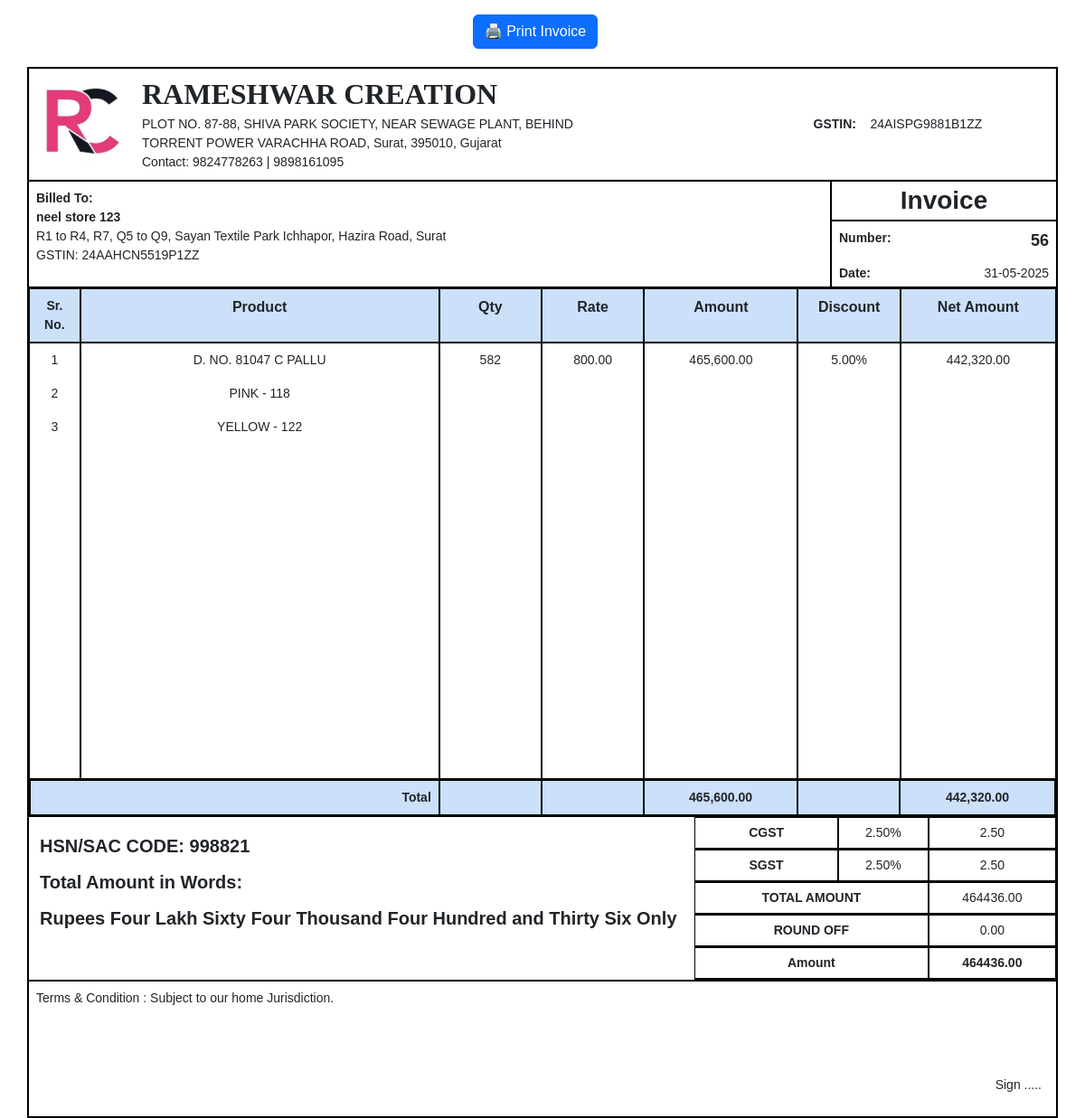
Page /new_final.php?invoice_id=24 on the committed database.
### tables this page shows
CREATE TABLE `invoice` (
  `invoice_id` int(11) NOT NULL,
  `invoice_no` varchar(50) NOT NULL,
  `invoice_date` date DEFAULT NULL,
  `customer_id` int(11) DEFAULT NULL,
  `sale_type` enum('State','Interstate') DEFAULT NULL,
  `hsn_code` varchar(20) DEFAULT NULL,
  `cgst` decimal(10,2) DEFAULT NULL,
  `sgst` decimal(10,2) DEFAULT NULL,
  `igst` decimal(10,2) DEFAULT NULL,
  `total_amount` decimal(10,2) DEFAULT NULL,
  `round_off` decimal(10,2) DEFAULT NULL,
  `final_amount` decimal(10,2) DEFAULT NULL,
  `amount_in_words` text DEFAULT NULL,
  `cgst_rate` decimal(5,2) DEFAULT 0.00,
  `sgst_rate` decimal(5,2) DEFAULT 0.00,
  `igst_rate` decimal(5,2) DEFAULT 0.00
);

CREATE TABLE `customer` (
  `Customer_ID` int(11) NOT NULL,
  `Customer_name` varchar(100) NOT NULL,
  `Customer_address` text DEFAULT NULL,
  `GST_in` varchar(20) DEFAULT NULL
);

CREATE TABLE `invoice_items` (
  `item_id` int(11) NOT NULL,
  `invoice_id` int(11) DEFAULT NULL,
  `product_name` varchar(100) DEFAULT NULL,
  `qty` varchar(50) DEFAULT NULL,
  `rate` decimal(10,2) DEFAULT NULL,
  `amount` decimal(10,2) DEFAULT NULL,
  `discount` decimal(5,2) DEFAULT NULL,
  `net_amount` decimal(10,2) DEFAULT NULL
);

### new_final.php (the view, shortened to what this page needs)
<?php
$conn = new mysqli("localhost", "root", "", "rameshwar");
$invoice_id = isset($_GET['invoice_id']) ? intval($_GET['invoice_id']) : 0;
$invoice_sql = "SELECT i.*, c.Customer_name, c.Customer_address, c.GST_in
                FROM invoice i
                JOIN customer c ON i.customer_id = c.Customer_ID
                WHERE i.invoice_id = $invoice_id";
$invoice_result = $conn->query($invoice_sql);
$invoice = $invoice_result->fetch_assoc();
$items_sql = "SELECT * FROM invoice_items WHERE invoice_id = $invoice_id";
$items_result = $conn->query($items_sql);
$items = [];
while ($row = $items_result->fetch_assoc()) {
  $items[] = $row;
}
?>
    <!DOCTYPE html>
    <html lang="en">
    <head>
    <link href="https://cdn.jsdelivr.net/npm/bootstrap@5.3.2/dist/css/bootstrap.min.css" rel="stylesheet">
    </head>
    <body>
        <div class="text-center my-3 me-3 no-print">
  <button class="btn btn-primary" onclick="window.print()">🖨️ Print Invoice</button>
</div>
    <div class="container invoice-box p-0" >
        <div class="row g-0 border align-items-center">
            <div class="col-md-9 p-2 d-flex">
                <div>
                    <img src="image.jpeg" alt="Logo" class="company-logo" style="max-width: 100px; height: auto;">
                </div>
            <div class="ps-3">
                <h2 class="mb-1 fw-bold" style="font-family: 'Times New Roman'">RAMESHWAR CREATION</h2>
                <div>PLOT NO. 87-88, SHIVA PARK SOCIETY, NEAR SEWAGE PLANT, BEHIND</div>
                <div>TORRENT POWER VARACHHA ROAD, Surat, 395010, Gujarat</div>
                <div>Contact: 9824778263 | 9898161095</div>
            </div>
        </div>
        <div class="col-md-3 p-2">
            <div class="d-flex px-2 pt-2 mb-2">
                <div class="text-center"><strong>GSTIN:</strong>&nbsp;&nbsp;&nbsp; 24AISPG9881B1ZZ</div>
            </div>
        </div>
    </div>
<div class="d-flex justify-content-between align-items-start border-top border-black border-2">
  <div class="p-2">
    <div class="fw-bold">Billed To:</div>
    <div><strong><?= $invoice['Customer_name'] ?></strong></div>
    <?= nl2br($invoice['Customer_address']) ?><br>
    GSTIN: <?= $invoice['GST_in'] ?>
  </div>
  <div class="text-center border-start border-black border-2 p-0" style="min-width: 250px;">
    <div class="fw-bold border-bottom border-black border-2" style="font-size: 28px;">Invoice</div>
    <div class="d-flex justify-content-between px-2 pt-2 mb-1">
      <div class="fw-bold">Number:</div>
      <div class="fw-bold text-center" style="font-size:18px;"><?= $invoice['invoice_no'] ?></div>
    </div>
    <div class="d-flex justify-content-between px-2 pt-2 mb-1">
      <div class="fw-bold">Date:</div>
      <div><?= date('d-m-Y', strtotime($invoice['invoice_date'])) ?></div>
    </div>
  </div>
</div>
    <div class="invoice-grid" >
        <div class="invoice-row header-row border-top border-black border-2">
        <div class="invoice-cell border-2" style="width: 5%;">Sr. No.</div>
        <div class="invoice-cell border-2 fs-6" style="width: 35%;">Product</div>
        <div class="invoice-cell border-2 fs-6" style="width: 10%;">Qty</div>
        <div class="invoice-cell border-2 fs-6" style="width: 10%;">Rate</div>
        <div class="invoice-cell border-2 fs-6" style="width: 15%;">Amount</div>
        <div class="invoice-cell border-2 fs-6" style="width: 10%;">Discount</div>
        <div class="invoice-cell border-2 fs-6" style="width: 15%;">Net Amount</div>
        </div>
        <div class="invoice-container border-2" style="overflow: visible;">
    <?php foreach ($items as $i => $item): ?>
        <div class="invoice-row " style="display: flex; width: 100%;">
            <div class="invoice-cell border-2" style="width: 5%;"><?= $i + 1 ?></div>
            <div class="invoice-cell border-2" style="width: 35%;"><?= !empty($item['product_name']) ? $item['product_name'] : '' ?></div>
            <div class="invoice-cell border-2" style="width: 10%;"><?= $item['qty'] != 0 ? $item['qty'] : '' ?></div>
            <div class="invoice-cell border-2" style="width: 10%;"><?= $item['rate'] != 0 ? number_format($item['rate'], 2) : '' ?></div>
            <div class="invoice-cell border-2" style="width: 15%;"><?= $item['amount'] != 0 ? number_format($item['amount'], 2) : '' ?></div>
            <div class="invoice-cell border-2" style="width: 10%;"><?= $item['discount'] != 0 ? $item['discount'] . '%' : '' ?></div>
            <div class="invoice-cell border-2" style="width: 15%;"><?= $item['net_amount'] != 0 ? number_format($item['net_amount'], 2) : '' ?></div>
        </div>
    <?php endforeach; ?>
    <?php
    $filled = count($items);
    $max_rows = 13;
    $remaining = $max_rows - $filled;
    for ($j = 0; $j < $remaining; $j++):
  ?>
    <div class="invoice-row" style="display: flex; width: 100%;">
      <div class="invoice-cell border-2" style="width: 5%;">&nbsp;</div>
      <div class="invoice-cell border-2" style="width: 35%;">&nbsp;</div>
      <div class="invoice-cell border-2" style="width: 10%;">&nbsp;</div>
      <div class="invoice-cell border-2" style="width: 10%;">&nbsp;</div>
      <div class="invoice-cell border-2" style="width: 15%;">&nbsp;</div>
      <div class="invoice-cell border-2" style="width: 10%;">&nbsp;</div>
      <div class="invoice-cell border-2" style="width: 15%;">&nbsp;</div>
    </div>
  <?php endfor; ?>
</div>
</div>
    <?php
$totalQty = 0;
$totalRate = 0;
$totalAmount = 0;
$totalNetAmount = 0;
foreach ($items as $item) {
    $totalAmount += $item['amount'];
    $totalNetAmount += $item['net_amount'];
}
?>
<div class="invoice-row border-top border-start border-end border-black border-2 footer-row">
    <div class="invoice-cell border-2 text-end pe-2" style="width: 40%;" colspan="2"><strong>Total</strong></div>
    <div class="invoice-cell border-2" style="width: 10%;"><?= $totalQty != 0 ? number_format($totalQty, 2) : '' ?></div>
    <div class="invoice-cell border-2" style="width: 10%;"><?= $totalRate != 0 ? number_format($totalRate, 2) : '' ?></div>
    <div class="invoice-cell border-2" style="width: 15%;"><?= $totalAmount != 0 ? number_format($totalAmount, 2) : '' ?></div>
    <div class="invoice-cell border-2" style="width: 10%;"></div>
    <div class="invoice-cell border-2" style="width: 15%;"><?= $totalNetAmount != 0 ? number_format($totalNetAmount, 2) : '' ?></div>
</div>
    <div class="d-flex bordered" style="border-left: none; border-right: none; ">
  <div class="flex-fill d-flex flex-column justify-content-start align-items-start border-2 fw-bold"
       style="padding: 12px; font-size: 20px; line-height: 2; height: 84%;">
    <div>HSN/SAC CODE: <?= $invoice['hsn_code'] ?></div>
    <div>Total Amount in Words:</div>
    <div><?= $invoice['amount_in_words'] ?></div>
  </div>
  <div style="width: 400px; height: 100%;">
    <?php $sale_type = strtolower($invoice['sale_type']); ?>
    <?php if ($sale_type === 'state'): ?>
    <div class="d-flex bordered" style="height: 36px;">
      <div class="cell fw-bold text-center" style="width: 40%;">CGST</div>
      <div class="cell text-center" style="width: 25%;"><?= $invoice['cgst_rate'] ?>%</div>
      <div class="cell text-center" style="width: 35%;"><?= number_format($invoice['cgst'], 2) ?></div>
    </div>
    <div class="d-flex bordered" style="height: 36px;">
      <div class="cell fw-bold text-center" style="width: 40%;">SGST</div>
      <div class="cell text-center" style="width: 25%;"><?= $invoice['sgst_rate'] ?>%</div>
      <div class="cell text-center" style="width: 35%;"><?= number_format($invoice['sgst'], 2) ?></div>
    </div>
    <?php endif; ?>
    <div class="d-flex bordered" style="height: 36px;">
      <div class="cell fw-bold text-center" style="width: 65%;">TOTAL AMOUNT</div>
      <div class="cell text-center" style="width: 35%;"><?= $invoice['total_amount'] ?></div>
    </div>
    <div class="d-flex bordered" style="height: 36px;">
      <div class="cell fw-bold text-center" style="width: 65%;">ROUND OFF</div>
      <div class="cell text-center" style="width: 35%;"><?= $invoice['round_off'] ?></div>
    </div>
    <div class="d-flex bordered" style="height: 36px;">
      <div class="cell fw-bold text-center" style="width: 65%;">Amount</div>
      <div class="cell fw-bold text-center" style="width: 35%;"><?= $invoice['final_amount'] ?></div>
    </div>
  </div>
</div>
    <div class="row g-0" style="border-top: 1px solid black; min-height: 150px;">
        <div class="col-6 p-2" >
        Terms & Condition : Subject to our home Jurisdiction.
    </div>
        <div class="col-6 d-flex justify-content-end align-items-end px-3 py-4">
        <div class="text-end">Sign .....</div>
        </div>
    </div>
    </div>
    </body>
    </html>

### new_final.php (style rules this page uses)
body { font-family: 'Arial', sans-serif; font-size: 14px; }
.invoice-box { border: 2px solid black; margin-top: 20px; }
.invoice-grid { border: 1px solid black; }
.invoice-row { display: flex; }
.invoice-cell { border-right: 1px solid black; padding: 8px; text-align: center; }
.invoice-cell:last-child { border-right: none; }
.header-row, .footer-row { background-color: #cce0f9; font-weight: bold; border-bottom: 1px solid black; }
.bordered { border: 1px solid black; }
.cell { padding: 6px 10px; border-right: 2px solid black; border-bottom: 1px solid black; }
.cell:last-child { border-right: none; }
.fw-bold { font-weight: bold; }
.company-logo { max-width: 100px; height: auto; }

### rows in the picture
invoice: customer.Customer_name "neel store 123", customer.Customer_address "R1 to R4, R7, Q5 to Q9, Sayan Textile Park Ichhapor, Hazira Road, Surat", customer.GST_in "24AAHCN5519P1ZZ", invoice_no "56", invoice_date "31-05-2025", hsn_code "998821", amount_in_words "Rupees Four Lakh Sixty Four Thousand Four Hundred and Thirty Six Only", cgst_rate "2.50", cgst "2.50", sgst_rate "2.50", sgst "2.50", total_amount "464436.00", round_off "0.00", final_amount "464436.00"
invoice_items: product_name "D. NO. 81047 C PALLU", qty "582", rate "800.00", amount "465,600.00", discount "5.00", net_amount "442,320.00"
invoice_items: product_name "PINK - 118"
invoice_items: product_name "YELLOW - 122"

### other values in the picture
$totalAmount "465,600.00"
$totalNetAmount "442,320.00"
